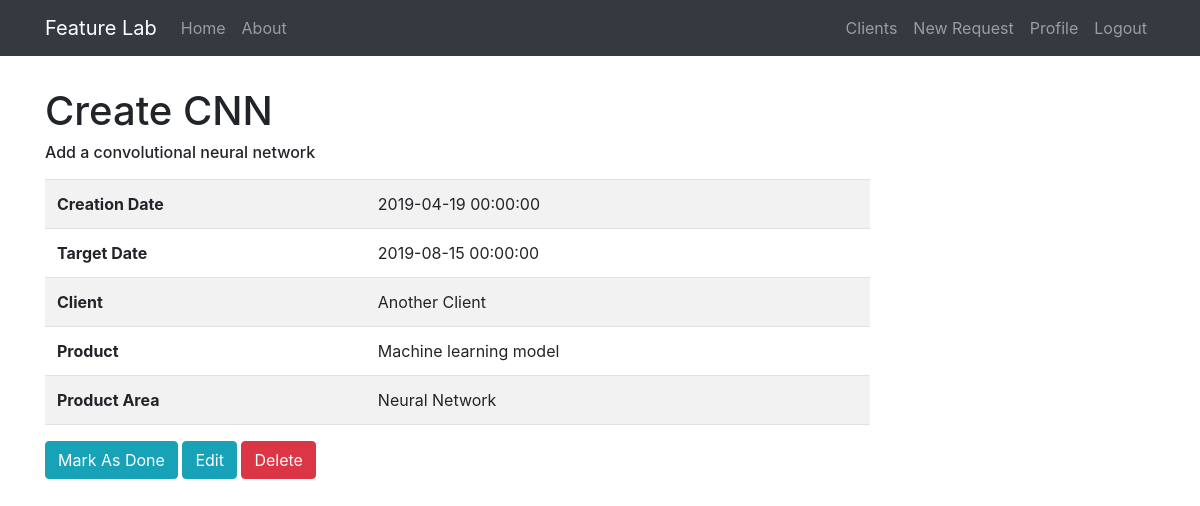
The page /request/1 (signed in) on the database its author committed.
### feature_lab/models.py (models this page shows, shortened)
class FeatureRequest(db.Model):
    id = db.Column(db.Integer, primary_key=True)
    title = db.Column(db.String(30), unique=True, nullable=False)
    description = db.Column(db.Text(), nullable=False)
    created_at = db.Column(db.DateTime, nullable=False, default=datetime.utcnow)
    target_date = db.Column(db.DateTime, nullable=False)
    product_area = db.Column(db.String())
    product_id = db.Column(db.Integer, db.ForeignKey('product.id'), nullable=False)
    client_id = db.Column(db.Integer, db.ForeignKey('client.id'), nullable=False)

class Client(db.Model):
    id = db.Column(db.Integer, primary_key=True)
    name = db.Column(db.String(20), unique=True, nullable=False)
    email = db.Column(db.String(120), unique=True, nullable=False)
    bio = db.Column(db.Text(), nullable=False)
    priority = db.Column(db.Integer, nullable=False)
    phone_number = db.Column(db.String(15))
    created_at = db.Column(db.DateTime, nullable=False, default=datetime.utcnow)
    products = db.relationship('Product', backref='owner', lazy=True)
    user_id = db.Column(db.Integer, db.ForeignKey('user.id'), nullable=False)

class Product(db.Model):
    id = db.Column(db.Integer, primary_key=True)
    name = db.Column(db.String(20), unique=True, nullable=False)
    description = db.Column(db.Text(), nullable=False)
    owner_id = db.Column(db.Integer, db.ForeignKey('client.id'), nullable=False)
    requests = db.relationship('FeatureRequest', backref='product', lazy=True)
    areas = db.relationship('ProductArea', backref='product', lazy=True)

### feature_lab/clients/routes.py (the view)
@clients.route('/request/<request_id>')
@login_required
def feature_request(request_id):
    request = FeatureRequest.query.get_or_404(request_id)
    return render_template('request.html', request=request)

### feature_lab/models.py (called while the page is built)
@login_manager.user_loader
def load_user(user_id):
    return User.query.get(int(user_id))

### feature_lab/templates/request.html
{% extends 'layout.html' %}
{% block content %}
    <h1>{{request.title}}</h1>
    <h6 class="pb-2">{{request.description}}</h6>
    <table class="table table-striped border-bottom pb-3">
        <tbody>
            <tr>
                <th scope="row">Creation Date</th>
                <td>{{request.created_at}}</td>
            </tr>
            <tr>
                <th scope="row">Target Date</th>
                <td>{{request.target_date}}</td>
            </tr>
            <tr>
                <th scope="row">Client</th>
                <td>{{request.product.owner.name}}</td>
            </tr>
            <tr>
                <th scope="row">Product</th>
                <td>{{request.product.name}}</td>
            </tr>
            <tr>
                <th scope="row">Product Area</th>
                <td>{{request.product_area}}</td>
            </tr>
        </tbody>
    </table>
    <button class="btn btn-info">Mark As Done</button>
    <button class="btn btn-info">Edit</button>
    <button class="btn btn-danger">Delete</button>
{% endblock content %}

### rows shown on the page
FeatureRequest: title "Create CNN", description "Add a convolutional neural network", created_at "2019-04-19 00:00:00", target_date "2019-08-15 00:00:00", product_area "Neural Network"
Client: product.owner.name "Another Client"
Product: product.name "Machine learning model"
